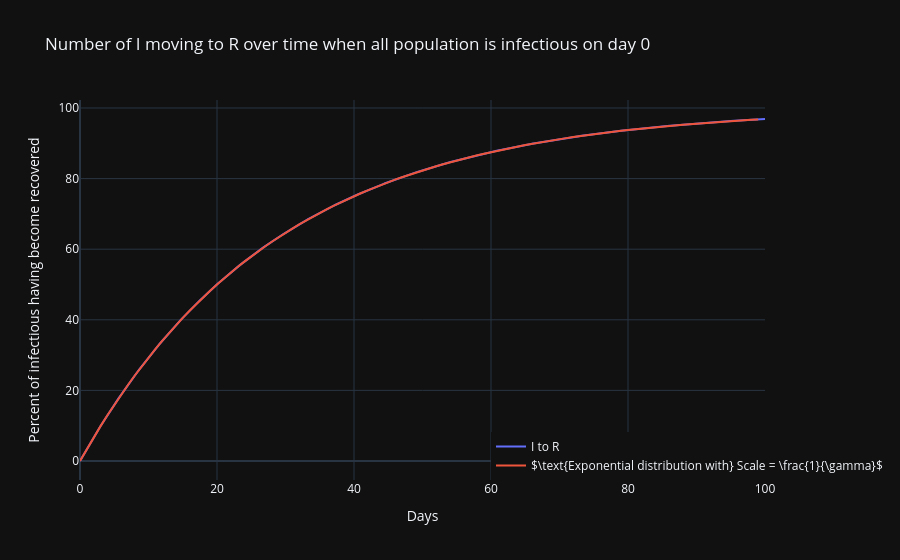

This figure's notebook cell:
### Markdown cell above
The same discussion above applies for the time from I &rarr; R here.

From the discussion above, we know the numerical model in part 2 approximates the time from I &rarr; R as an exponential distribution.

Let's verifiy this in the plot below:

### Code cell
#| code-fold: true

# Define parameters
days = 100
N = 10000
init = 0, 0, N, 0
sigma = 1/5.2   # 1/5 --> 5 days on average to go from E --> I
beta = 0.5
gam = 1/28.85     # 1/11 --> 11 days on average to go from I --> R
parms = sigma, beta, gam

# Plot simulation
fig = go.Figure(data=[       
    go.Scatter(name='I to R', x=np.linspace(0,days,days*10), y=100*(1-seir_model(init, parms, days).T[2]/N)), 
    go.Scatter(name='$\\text{Exponential distribution with} Scale = \\frac{1}{\gamma}$', x=np.arange(days), y=100*expon.cdf(np.arange(days),loc=0,scale=1/gam))
    ])

fig.update_layout(
    title='Number of I moving to R over time when all population is infectious on day 0',
    xaxis_title='Days',
    yaxis_title='Percent of infectious having become recovered',
    legend=dict(
        x=0.6,
        y=0,
        traceorder="normal",
    )
)

fig

### Figure 1 — Plotly figure (JSON) as saved in the notebook; plotly's stock layout.template omitted (floating-point values rounded to 4 significant figures; data arrays with more than 128 entries replaced by an {"elided": "..."} marker saying what was removed)
{"data": [{"name": "I to R", "type": "scatter", "x": {"elided": "1000 float values"}, "y": {"elided": "1000 float values"}}, {"name": "$\\text{Exponential distribution with} Scale = \\frac{1}{\\gamma}$", "type": "scatter", "x": [0, 1, 2, 3, 4, 5, 6, 7, 8, 9, 10, 11, 12, 13, 14, 15, 16, 17, 18, 19, 20, 21, 22, 23, 24, 25, 26, 27, 28, 29, 30, 31, 32, 33, 34, 35, 36, 37, 38, 39, 40, 41, 42, 43, 44, 45, 46, 47, 48, 49, 50, 51, 52, 53, 54, 55, 56, 57, 58, 59, 60, 61, 62, 63, 64, 65, 66, 67, 68, 69, 70, 71, 72, 73, 74, 75, 76, 77, 78, 79, 80, 81, 82, 83, 84, 85, 86, 87, 88, 89, 90, 91, 92, 93, 94, 95, 96, 97, 98, 99], "y": [0, 3.407, 6.698, 9.876, 12.95, 15.91, 18.78, 21.54, 24.22, 26.8, 29.29, 31.7, 34.03, 36.28, 38.45, 40.54, 42.57, 44.53, 46.42, 48.24, 50.0, 51.71, 53.35, 54.94, 56.48, 57.96, 59.39, 60.78, 62.11, 63.4, 64.65, 65.85, 67.02, 68.14, 69.23, 70.27, 71.29, 72.27, 73.21, 74.12, 75.0, 75.86, 76.68, 77.47, 78.24, 78.98, 79.7, 80.39, 81.06, 81.7, 82.33, 82.93, 83.51, 84.07, 84.61, 85.14, 85.65, 86.13, 86.61, 87.06, 87.5, 87.93, 88.34, 88.74, 89.12, 89.49, 89.85, 90.2, 90.53, 90.85, 91.16, 91.47, 91.76, 92.04, 92.31, 92.57, 92.82, 93.07, 93.3, 93.53, 93.75, 93.97, 94.17, 94.37, 94.56, 94.75, 94.93, 95.1, 95.27, 95.43, 95.58, 95.73, 95.88, 96.02, 96.15, 96.29, 96.41, 96.53, 96.65, 96.77]}], "layout": {"legend": {"traceorder": "normal", "x": 0.6, "y": 0}, "title": {"text": "Number of I moving to R over time when all population is infectious on day 0"}, "xaxis": {"title": {"text": "Days"}}, "yaxis": {"title": {"text": "Percent of infectious having become recovered"}}}}
